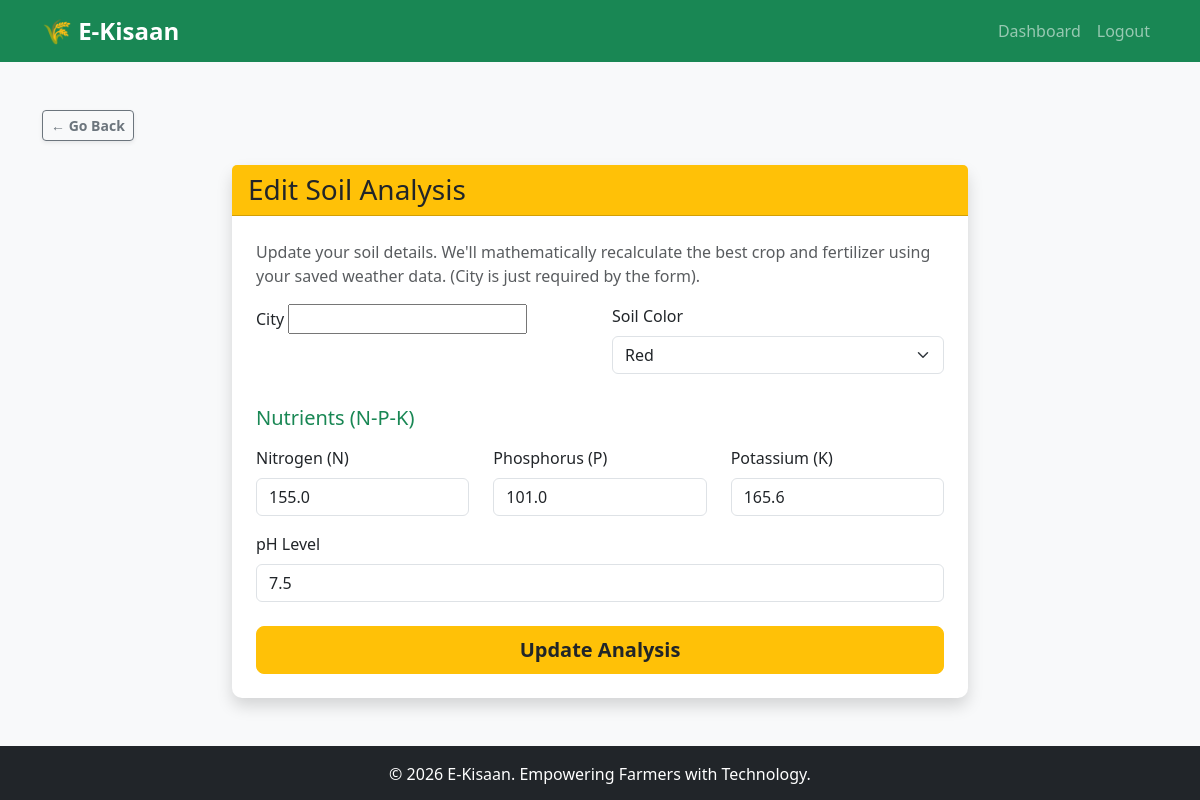
/report/2/edit/ (signed in), run on the app's committed database.
### analysis/models.py (models this page shows, shortened)
class SoilReport(models.Model):
    user = models.ForeignKey(User, on_delete=models.CASCADE)
    soil_color = models.CharField(max_length=50) # e.g., Black, Red
    nitrogen = models.FloatField()
    phosphorus = models.FloatField()
    potassium = models.FloatField()
    ph = models.FloatField()
    rainfall = models.FloatField()
    temperature = models.FloatField()
    predicted_crop = models.CharField(max_length=100)
    predicted_fertilizer = models.CharField(max_length=100, blank=True, null=True)
    city = models.CharField(max_length=100, blank=True, null=True)
    is_edited = models.BooleanField(default=False)
    created_at = models.DateTimeField(auto_now_add=True)

### analysis/views.py (the view)
# urls.py: path('report/<int:report_id>/edit/', views.edit_report_view, name='edit_report'),
@login_required(login_url='login')
def edit_report_view(request, report_id):
    from django.shortcuts import get_object_or_404
    report = get_object_or_404(SoilReport, id=report_id, user=request.user)
    if request.method == 'POST':
        form = SoilAnalysisForm(request.POST, instance=report)
        if form.is_valid():
            try:
                data = form.cleaned_data
                soil_color = data['soil_color']
                N = data['nitrogen']
                P = data['phosphorus']
                K = data['potassium']
                ph = data['ph']
                temp = report.temperature
                rainfall = report.rainfall
                if CROP_MODEL is None or FERT_MODEL is None:
                    raise Exception("ML Models are not loaded. Please restart the server.")
                features_a = pd.DataFrame([[N, P, K, temp, ph, rainfall]],
                                        columns=['N', 'P', 'K', 'temperature', 'ph', 'rainfall'])
                crop_idx = CROP_MODEL.predict(features_a)[0]
                predicted_crop = CROP_ENCODER.inverse_transform([crop_idx])[0]
                try:
                    crop_enc = FERT_CROP_ENCODER.transform([predicted_crop])[0]
                except ValueError:
                    crop_enc = 0
                try:
                    soil_enc = FERT_SOIL_ENCODER.transform([soil_color])[0]
                except ValueError:
                    soil_enc = 0
                features_b = pd.DataFrame([[N, P, K, crop_enc, soil_enc, ph, rainfall, temp]],
                                        columns=['N', 'P', 'K', 'Crop Type Encoded', 'Soil Type Encoded', 'ph', 'rainfall', 'temperature'])
                predicted_fertilizer = FERT_MODEL.predict(features_b)[0]
                report = form.save(commit=False)
                report.predicted_crop = predicted_crop
                report.predicted_fertilizer = predicted_fertilizer
                report.is_edited = True
                report.save()
                messages.success(request, "Analysis report successfully updated!")
                return redirect('report_detail', report_id=report.id)
            except Exception as e:
                print(f"Prediction Error on Edit: {e}")
                messages.error(request, f"Error updating analysis! Check if models are loaded. Exception: {e}")
                return redirect('dashboard')
    else:
        form = SoilAnalysisForm(instance=report)
    return render(request, 'analysis/input_form.html', {'form': form, 'is_edit': True, 'report_id': report.id})

### analysis/forms.py
class SoilAnalysisForm(forms.ModelForm):
    city = forms.CharField(max_length=100, help_text="Enter your city to fetch weather data automatically.")
    class Meta:
        model = SoilReport
        fields = ['soil_color', 'nitrogen', 'phosphorus', 'potassium', 'ph', 'city']
        widgets = {
            'soil_color': forms.Select(choices=SOIL_CHOICES, attrs={'class': 'form-select'}),
            'nitrogen': forms.NumberInput(attrs={'class': 'form-control'}),
            'phosphorus': forms.NumberInput(attrs={'class': 'form-control'}),
            'potassium': forms.NumberInput(attrs={'class': 'form-control'}),
            'ph': forms.NumberInput(attrs={'class': 'form-control', 'step': '0.1'}),
            'city': forms.TextInput(attrs={'class': 'form-control'}),
        }

### templates/analysis/input_form.html (shortened to what this page needs)
{% extends 'base.html' %}
{% block content %}
<div class="row justify-content-center">
    <div class="col-md-8">
        <div class="card shadow">
            <div class="card-header {% if is_edit %}bg-warning text-dark{% else %}bg-success text-white{% endif %}">
                <h3 class="mb-0">{% if is_edit %}Edit Soil Analysis{% else %}New Soil Analysis{% endif %}</h3>
            </div>
            <div class="card-body p-4">
                <p class="text-muted">
                    {% if is_edit %}
                    Update your soil details. We'll mathematically recalculate the best crop and fertilizer using your saved weather data. (City is just required by the form).
                    {% else %}
                    Enter your soil details and city. We'll fetch the weather and predict the best crop and fertilizer for you.
                    {% endif %}
                </p>
                <form method="post">
                    <div class="row">
                        <div class="col-md-6 mb-3">
                            <label class="form-label">City</label>
                            {{ form.city }}
                        </div>
                        <div class="col-md-6 mb-3">
                            <label class="form-label">Soil Color </label>
                            {{ form.soil_color }}
                        </div>
                    </div>
                    <h5 class="mt-3 mb-3 text-success">Nutrients (N-P-K)</h5>
                    <div class="row">
                        <div class="col-md-4 mb-3">
                            <label class="form-label">Nitrogen (N)</label>
                            {{ form.nitrogen }}
                        </div>
                        <div class="col-md-4 mb-3">
                            <label class="form-label">Phosphorus (P)</label>
                            {{ form.phosphorus }}
                        </div>
                        <div class="col-md-4 mb-3">
                            <label class="form-label">Potassium (K)</label>
                            {{ form.potassium }}
                        </div>
                    </div>
                    <div class="mb-4">
                        <label class="form-label">pH Level</label>
                        {{ form.ph }}
                    </div>
                    <button type="submit" class="btn btn-warning text-dark fw-bold btn-lg w-100">
                        {% if is_edit %}Update Analysis{% else %}Analyze Soil{% endif %}
                    </button>
                </form>
            </div>
        </div>
    </div>
</div>
{% endblock %}

### static/css/style.css (style rules this page uses)
:root { --primary-green: #28a745; --dark-green: #1e7e34; --light-bg: #f8f9fa; }
body { font-family: 'Segoe UI', Tahoma, Geneva, Verdana, sans-serif; background-color: var(--light-bg); }
.card { border: none; border-radius: 10px; }

### data on the page
SoilReport: soil_color "Red", nitrogen "155.0", phosphorus "101.0", potassium "165.6", ph "7.5"
